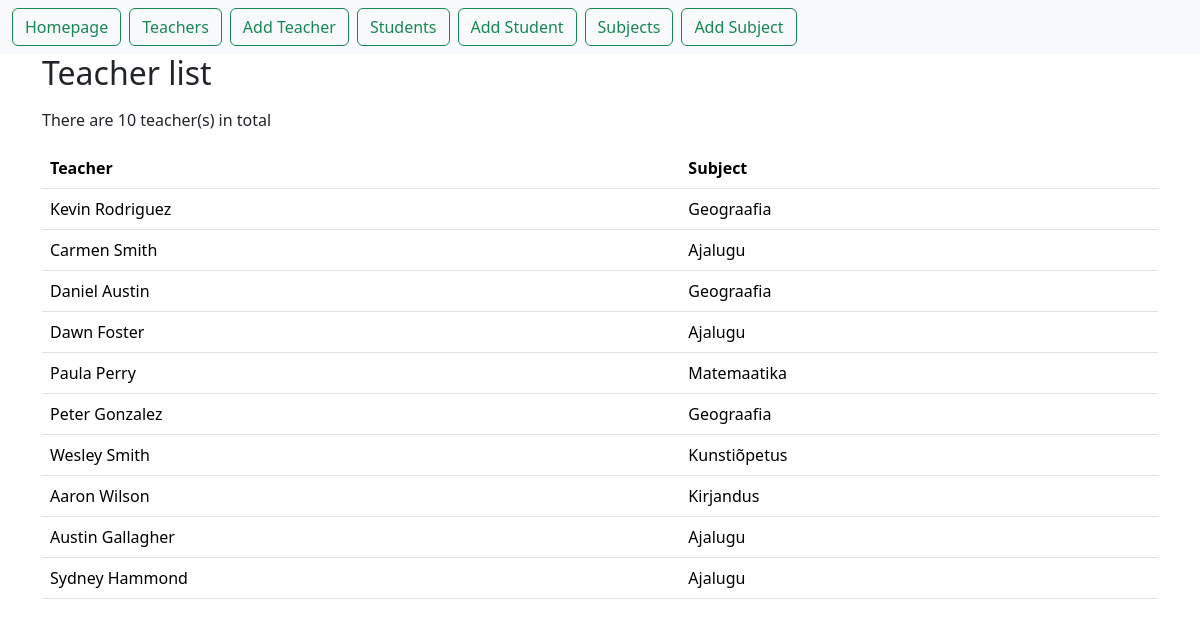
Page /first_app/teacher_list/ on the earlier database version.
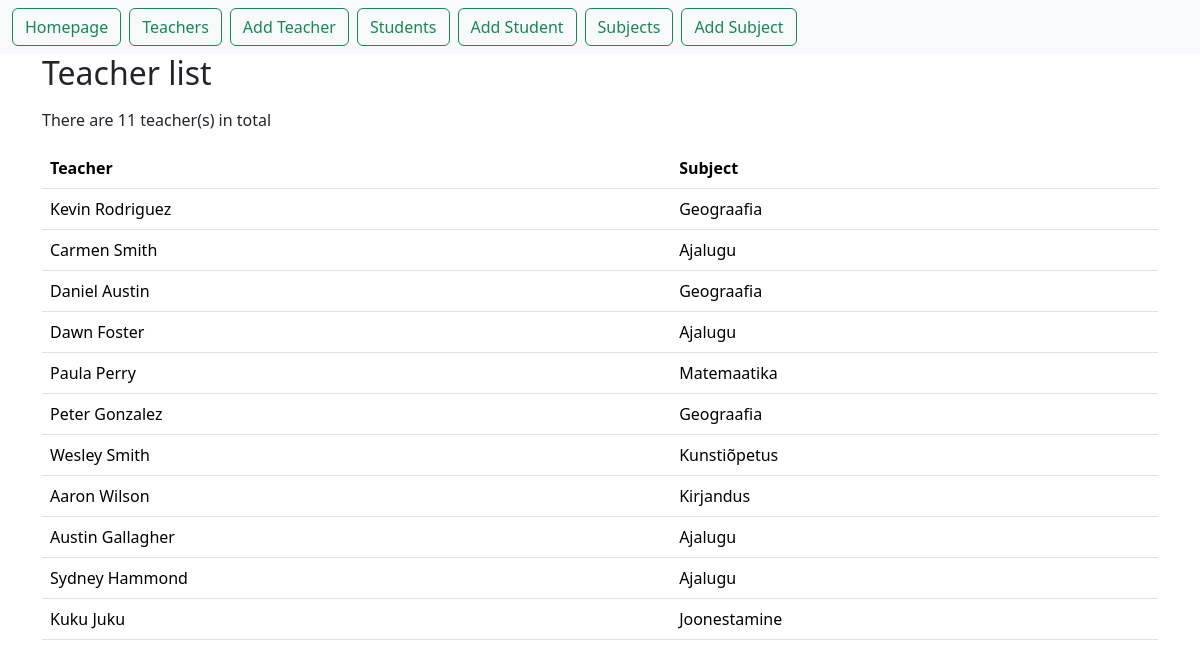
Same page on the later database version.
### first_app/models.py (models this page shows, shortened)
class Teacher(models.Model): # loob õpetajate tabeli veergudega
    name = models.CharField(max_length=100)
    subject = models.CharField(max_length=100)

### first_app/views.py (the view)
# urls.py: path("teacher_list/", views.TeacherListView.as_view(), name="teacher_list"),
class TeacherListView(ListView):
    model = Teacher
    context_object_name = "teachers"

### first_app/templates/first_app/teacher_list.html (shortened to what this page needs)
{% extends "base.html" %}
{% block content %}
	<h2>Teacher list</h2>
    <p>There are {{ teachers.count }} teacher(s) in total</p>
    <div>
        <table class="table">
            <tr>
                <th>Teacher</th>
                <th>Subject</th>
            </tr>
        {% for t in teachers %}
            <tr>
                <td>{{ t.name }}</td>
                <td>{{ t.subject }}</td>
            </tr>
        {% endfor %}
        </table>
    </div>
{% endblock %}

Differences in the rows shown:
added Teacher: name "Kuku Juku", subject "Joonestamine"
Other differences:
{{ teachers.count }}: "10" → "11"
